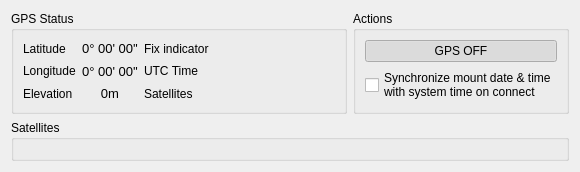
      <widget class="QWidget" name="tabLocation">
       <attribute name="title">
        <string>Location</string>
       </attribute>
       <layout class="QVBoxLayout" name="verticalLayout_17">
        <item>
         <layout class="QHBoxLayout" name="horizontalLayout_16">
          <property name="topMargin">
           <number>0</number>
          </property>
          <item>
           <widget class="QGroupBox" name="groupBox_GPSStatus">
            <property name="title">
             <string>GPS Status</string>
            </property>
            <layout class="QGridLayout" name="gridLayout_2">
             <item row="0" column="0">
              <widget class="QLabel" name="label_GPS_Latitude">
               <property name="text">
                <string>Latitude</string>
               </property>
              </widget>
             </item>
             <item row="3" column="0">
              <widget class="QLabel" name="label_GPS_Elevation">
               <property name="text">
                <string>Elevation</string>
               </property>
              </widget>
             </item>
             <item row="2" column="0">
              <widget class="QLabel" name="label_GPS_Longitude">
               <property name="text">
                <string>Longitude</string>
               </property>
              </widget>
             </item>
             <item row="2" column="1">
              <widget class="QLabel" name="label_GPS_Longitude_Value">
               <property name="font">
                <font>
                 <pointsize>10</pointsize>
                </font>
               </property>
               <property name="text">
                <string>0° 00' 00''</string>
               </property>
               <property name="alignment">
                <set>Qt::AlignCenter</set>
               </property>
               <property name="margin">
                <number>1</number>
               </property>
              </widget>
             </item>
             <item row="2" column="2">
              <widget class="QLabel" name="label_GPS_UTC_Time">
               <property name="text">
                <string>UTC Time</string>
               </property>
              </widget>
             </item>
             <item row="3" column="1">
              <widget class="QLabel" name="label_GPS_Elevation_Value">
               <property name="font">
                <font>
                 <pointsize>10</pointsize>
                </font>
               </property>
               <property name="text">
                <string>0m</string>
               </property>
               <property name="alignment">
                <set>Qt::AlignCenter</set>
               </property>
               <property name="margin">
                <number>1</number>
               </property>
              </widget>
             </item>
             <item row="3" column="2">
              <widget class="QLabel" name="label_GPS_Satellites">
               <property name="text">
                <string>Satellites</string>
               </property>
              </widget>
             </item>
             <item row="0" column="2">
              <widget class="QLabel" name="label_GPS_FixIndicator">
               <property name="text">
                <string>Fix indicator</string>
               </property>
              </widget>
             </item>
             <item row="0" column="1">
              <widget class="QLabel" name="label_GPS_Latitude_Value">
               <property name="font">
                <font>
                 <pointsize>10</pointsize>
                </font>
               </property>
               <property name="text">
                <string>0° 00' 00''</string>
               </property>
               <property name="alignment">
                <set>Qt::AlignCenter</set>
               </property>
               <property name="margin">
                <number>1</number>
               </property>
              </widget>
             </item>
             <item row="0" column="3">
              <widget class="QLabel" name="label_GPS_FixIndicator_Value">
               <property name="sizePolicy">
                <sizepolicy hsizetype="Fixed" vsizetype="Preferred">
                 <horstretch>0</horstretch>
                 <verstretch>0</verstretch>
                </sizepolicy>
               </property>
               <property name="minimumSize">
                <size>
                 <width>120</width>
                 <height>0</height>
                </size>
               </property>
               <property name="maximumSize">
                <size>
                 <width>120</width>
                 <height>16777215</height>
                </size>
               </property>
               <property name="font">
                <font>
                 <pointsize>8</pointsize>
                </font>
               </property>
               <property name="text">
                <string/>
               </property>
               <property name="alignment">
                <set>Qt::AlignLeading|Qt::AlignLeft|Qt::AlignVCenter</set>
               </property>
               <property name="margin">
                <number>1</number>
               </property>
              </widget>
             </item>
             <item row="2" column="3">
              <widget class="QLabel" name="label_GPS_UTC_Time_Value">
               <property name="text">
                <string/>
               </property>
               <property name="alignment">
                <set>Qt::AlignCenter</set>
               </property>
              </widget>
             </item>
             <item row="3" column="3">
              <widget class="QLabel" name="label_GPS_Satellites_Value">
               <property name="text">
                <string/>
               </property>
               <property name="alignment">
                <set>Qt::AlignCenter</set>
               </property>
              </widget>
             </item>
            </layout>
           </widget>
          </item>
          <item>
           <widget class="QGroupBox" name="groupBox_GPS_Actions">
            <property name="title">
             <string>Actions</string>
            </property>
            <layout class="QVBoxLayout" name="verticalLayout_13">
             <item>
              <widget class="QPushButton" name="pushButton_GPS_OnOff">
               <property name="text">
                <string>GPS OFF</string>
               </property>
               <property name="checkable">
                <bool>true</bool>
               </property>
               <property name="checked">
                <bool>true</bool>
               </property>
              </widget>
             </item>
             <item>
              <widget class="QCheckBox" name="checkBox_SyncDateTime">
               <property name="text">
                <string>Synchronize mount date &amp;&amp; time
with system time on connect</string>
               </property>
              </widget>
             </item>
            </layout>
           </widget>
          </item>
         </layout>
        </item>
        <item>
         <widget class="QGroupBox" name="groupBox_GPSSatellites">
          <property name="sizePolicy">
           <sizepolicy hsizetype="Expanding" vsizetype="Expanding">
            <horstretch>0</horstretch>
            <verstretch>0</verstretch>
           </sizepolicy>
          </property>
          <property name="title">
           <string>Satellites</string>
          </property>
          <layout class="QVBoxLayout" name="verticalLayout_16">
           <item>
            <widget class="GPSStatusFrame" name="frame_GPSSatellites">
             <property name="autoFillBackground">
              <bool>false</bool>
             </property>
             <property name="frameShape">
              <enum>QFrame::StyledPanel</enum>
             </property>
             <property name="frameShadow">
              <enum>QFrame::Raised</enum>
             </property>
            </widget>
           </item>
          </layout>
         </widget>
        </item>
       </layout>
      </widget>
